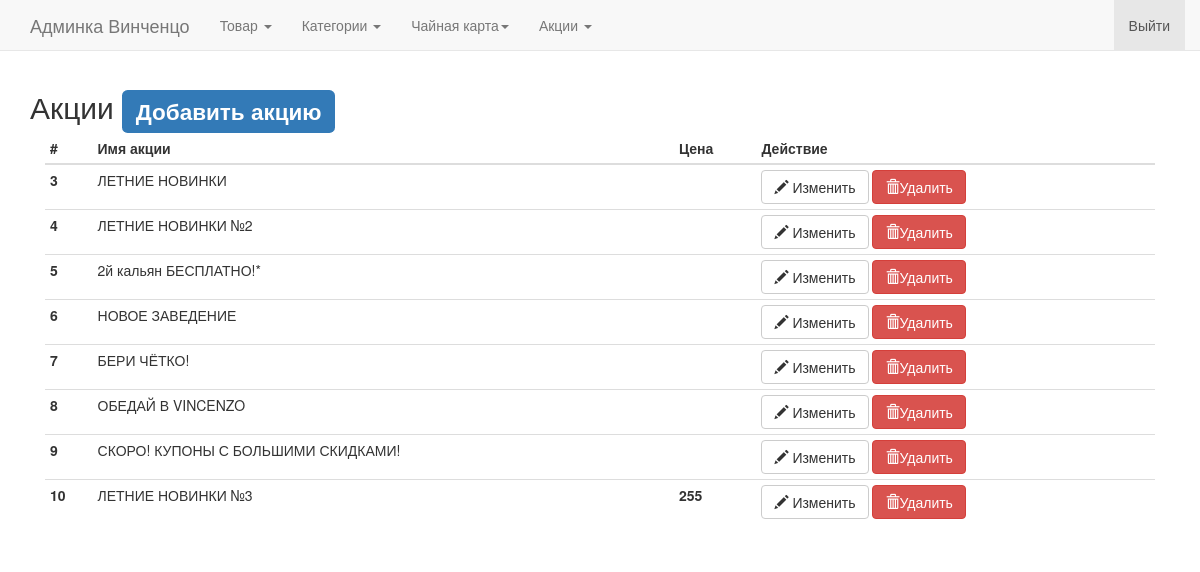
The page /panel/sales (signed in) on the database its author committed.
### app/models.py (models this page shows, shortened)
class Sale(db.Model):
    id = db.Column(db.Integer, primary_key=True, autoincrement=True)
    sale_name = db.Column(db.String(20))
    price_if_have = db.Column(db.Integer)
    to_slider = db.Column(db.Boolean)
    about_sale = db.Column(db.String(255))
    show_url = db.Column(db.Boolean)
    end_sale = db.Column(db.Date)
    img = db.Column(db.String(50))

### app/views.py (the view)
@app.route('/panel/sales', methods=["GET"])
def sale():
    if not session.get('logged_in'):
        return redirect(url_for("adminlogin"))
    all_sales = db.session.query(Sale).all()
    return render_template("sales.html", items=all_sales)

### app/views.py (called while the page is built)
@app.before_request
def before_request():
    delivery = request.cookies.get('delivery')
    if delivery == "deliveryincafe":
        g.deliverymethod = u"В кафе"
        g.global_sale = 0
    elif delivery == "deliverymyself":
        g.deliverymethod = u"Самовывоз"
        g.global_sale = 10
    elif delivery == "deliveryinhome":
        g.deliverymethod = u"Доставка на дом"
        g.global_sale = 0
    else:
        g.deliverymethod = u"Доставка на дом"
        g.global_sale = 0
    g.delivery = delivery
    g.user = current_user

### app/templates/sales.html
{% extends "panel.html" %}
{% block body %}
    <h2>Акции <a href="{{ url_for("sale_add") }}"><span class="label label-primary">Добавить акцию</span></a></h2>
    <div class="table-responsive col-md-12 col-lg-12">
        <table id="dts" class="table table-condensed">
            <thead>
            <tr>
                <th>#</th>
                <th>Имя акции</th>
                <th>Цена</th>
                <th>Действие</th>
            </tr>
            </thead>
            <tbody>
            {% for item in items %}
                <tr>
                    <th scope="row">{{ item.id }}</th>
                    <td>{{ item.sale_name }}</td>
                    <th>{% if item.price_if_have!=None %}
                        {{ item.price_if_have }}
                    {% endif %}
                    </th>
                    <td>
                        <a href="{{ url_for("sale_edit",sale_id=item.id) }}" type="button" title="{{ item.sale_name }}" name="{{ item.id }}" class="btn btn-default" aria-label="Изменить">
                            <span class="glyphicon glyphicon-pencil" aria-hidden="true"></span>
                            Изменить
                        </a>
                        <button type="button" name="{{ item.id }}" class="btn btn-danger delete_sales" aria-label="Удалить">
                            <span class="glyphicon glyphicon-trash" aria-hidden="true"></span>Удалить
                        </button>
                    </td>
                </tr>
            {% endfor %}
            </tbody>
        </table>
    </div>
{% endblock %}

### rows shown on the page
Sale: id "3", sale_name "ЛЕТНИЕ НОВИНКИ"
Sale: id "4", sale_name "ЛЕТНИЕ НОВИНКИ №2"
Sale: id "5", sale_name "2й кальян БЕСПЛАТНО!*"
Sale: id "6", sale_name "НОВОЕ ЗАВЕДЕНИЕ"
Sale: id "7", sale_name "БЕРИ ЧЁТКО!"
Sale: id "8", sale_name "ОБЕДАЙ В VINCENZO"
Sale: id "9", sale_name "СКОРО! КУПОНЫ С БОЛЬШИМИ СКИДКАМИ!"
Sale: id "10", sale_name "ЛЕТНИЕ НОВИНКИ №3", price_if_have "255"
